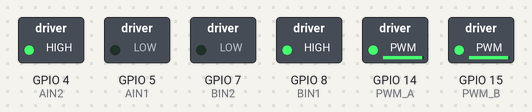
This sketch was run on a simulated ESP32-S3. On the bench: switched loads named in the sketch (green lamp = pin HIGH).

Above: at 0.1 s.
Timing chart, 0 to 1.6 s (numbered marks = the images above):
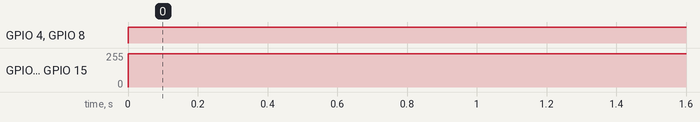

The sketch:

robot.ino
```cpp
//Piny prowadzące do mostka H dla silników N20-BT39
const int PWM_A = 14;
const int PWM_B = 15;

//Koniguracja sygnałów PWM
const int freq = 8000; // 8k na sekunde
const int resoultion = 8; // wartość max do 255 [j]

const int channel_A = 0;
const int channel_B = 2;

//Piny sterujące motoru A mostka H
const int AIN1 = 5;
const int AIN2 = 4;

//Piny sterujące motoru B mostka H
const int BIN1 = 8;
const int BIN2 = 7;

void setup() {
  pinMode(AIN1, OUTPUT);
  pinMode(AIN2, OUTPUT);
  pinMode(BIN1, OUTPUT);
  pinMode(BIN2, OUTPUT);
  ledcSetup(channel_A, freq, resoultion);
  ledcSetup(channel_B, freq, resoultion);
  ledcAttachPin(PWM_A, channel_A);
  ledcAttachPin(PWM_B, channel_B);
  Serial.begin(115200);
}

void loop() {
  digitalWrite(AIN1, 0);
  digitalWrite(AIN2, 1);
  digitalWrite(BIN1, 1);
  digitalWrite(BIN2, 0);
  ledcWrite(channel_A, 250);
  ledcWrite(channel_B, 250);
}
```

Measured:
- by itself, GPIO 4 (AIN2), GPIO 8 (BIN1): LOW → HIGH at 0.00 s
- by itself, GPIO 14 (PWM_A), GPIO 15 (PWM_B): 0/255 → 249/255 at 0.00 s
